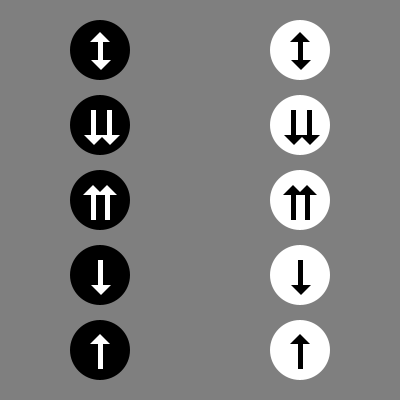
Frame 1 (no input)
Frame 60 (the mouse pressed at the canvas centre just before this capture): identical to frame 1, image omitted
Frame 120 (the mouse held since frame 60 and released just before this capture): identical to frame 1, image omitted

The Processing sketch that drew this single still picture (run headless with seeded random() and noise(); from frame 60 on, the mouse is pressed at the canvas centre):

// Processing sketch: processing_39189
// ── processing_39189.pde

boolean circlePressed, circlePressedR;
boolean circleClicked, circleClickedR;

float circleX, circleY, circleX2; //position of circle button

float circleSize = 60; //diameter of circle
float circleRadius;



color circleBlack, circleWhite, circleBlackR, circleWhiteR, circleBlackL2, circleWhiteL2, circleBlackR2, circleWhiteR2;
int value1W, value1B, value1Wr, value1Br, value3W, value3Wr, value3Br, value3B, value5W, value5Wr, value5B, value5Br;


float circleL5;
float circleR5;
float circleL3;
float circleR3;
//variables



void setup () {
  size (400, 400);
  smooth ();
  noStroke ();
  circleX = 100;
  circleX2 =300;
  circleY = 50;
  circleRadius = circleSize/2;
  circleBlack = color (0);
  circleWhite = color (255);
  circleBlackR = color (0);
  circleWhiteR = color (255);
  circleBlackL2 = color (0);
  circleWhiteL2 = color (255);
  circleBlackR2 = color (0);
  circleWhiteR2 = color (255);
  value1W = 255;
  value1B = 0;
  value1Wr = 255;
  value1Br = 0;
  value3W = 255;
  value3Wr = 255;
  value5W = 255;
  value5Wr = 255;
  // value3B = 0;
  //value3Br = 0;
  value5B = 0;
  value5Br = 0;
}

void draw() {
  //buttons
  background (127);
  circleL1();
  circleR1();
  fill ((circlePressed) ? 255 : 0);
  circleL2();
  fill ((circleClickedR) ? 0 : 255);
  circleR2();
  circleL3();
  circleR3();
  circleL4();
  circleR4();
  circleL5();
  circleR5();

  //middle button arrows
  arrowUp(93, 195, 255);
  arrowUp(293, 195, 0);
  arrowUp(107, 195, 255);
  arrowUp(307, 195, 0);

  // 5th button arrows
  arrowUp(100, 344, 255);
  arrowUp(300, 344, 0);

  //top button arrows
  arrowUp(100, 42, 255);
  arrowUp(300, 42, 0); 
  bottomDownArrow(91, 60, 255);
  bottomDownArrow(291, 60, 0);

  //2nd button arrows
  arrowDown (84, 135, 255);
  arrowDown (284, 135, 0);
  arrowDown (100, 135, 255);
  arrowDown (300, 135, 0);

  //4th button arrows

  arrowDown (91, 285, 255);
  arrowDown (291, 285, 0);
}


//mousePressed function that runs the 2nd circle actions
void mousePressed () {

  //circ2 actions
  if (dist (circleX, circleY+75, mouseX, mouseY) <= circleRadius) {
    circlePressed = !circlePressed;
  }
  if (dist (circleX2, circleY+75, mouseX, mouseY) <= circleRadius) {
    circleClickedR = !circleClickedR;
  }
}



//top buttons and actions that are based on mousePressed() function
void circleL1 () {
  fill (value1B);
  ellipse (circleX, circleY, circleSize, circleSize);
  if (mousePressed) {
    if (dist (circleX, circleY, mouseX, mouseY) <= circleRadius) {
      fill (value1W);
      ellipse (circleX, circleY, circleSize, circleSize);
    }
  }
}



void circleR1 () {
  fill (value1Wr);
  ellipse (circleX+200, circleY, circleSize, circleSize);
  if (mousePressed) {
    if (dist (circleX2, circleY, mouseX, mouseY) <= circleRadius) {
      fill (value1Br);
      ellipse (circleX2, circleY, circleSize, circleSize);
    }
  }
}


//2nd buttons
void circleL2 () {
  ellipse (circleX, circleY + 75, circleSize, circleSize);
} 




void circleR2 () {
  ellipse (circleX2, circleY + 75, circleSize, circleSize);
} 


//3rd buttons

void circleL3 () {
  fill (value3B);
  ellipse( circleX, circleY + 150, circleSize, circleSize);
} 




void circleR3 () {
  fill (value3Wr);
  ellipse( circleX2, circleY + 150, circleSize, circleSize);
} 



//4th buttons

void circleL4 () {
  fill (circleBlack);
  ellipse( circleX, circleY + 225, circleSize, circleSize);
  if (mousePressed) {
    if (dist (circleX, circleY+225, mouseX, mouseY) <= circleRadius) {
      circleBlack = circleWhite;
    }
  }
}



void circleR4 () {
  fill (circleWhiteR);
  ellipse( circleX2, circleY + 225, circleSize, circleSize);
  if (mousePressed) {
    if (dist (circleX2, circleY+225, mouseX, mouseY) <= circleRadius) {
      circleWhiteR = circleBlackR;
    }
  }
}


// bottom buttons
void circleL5 () {
  fill (value5B);
  ellipse( circleX, circleY + 300, circleSize, circleSize);
  if (dist (circleX, circleY + 300, mouseX, mouseY) <= circleRadius) {
  }
}



void circleR5 () {
  fill (value5Wr);
  ellipse( circleX2, circleY + 300, circleSize, circleSize);
  if (dist (circleX2, circleY + 300, mouseX, mouseY) <= circleRadius) {
  }
}




//mouse released over buttons to activate
void mouseReleased () { 
  //cirlce parameters of clicking

  circleL3 = dist(circleX, circleY + 150, mouseX, mouseY);
  circleR3 = dist(circleX2, circleY + 150, mouseX, mouseY);
  circleL5 = dist(circleX, circleY + 300, mouseX, mouseY);
  circleR5 = dist(circleX2, circleY + 300, mouseX, mouseY);




  //circ3 action 
  if ((value3B == 0) && (circleL3 <= circleRadius)) {
    value3B = 255;
  }
  else if ((value3B == 255) && (circleL3 <= circleRadius)) {
    value3B = 0;
  }


  //circ3r action
  if ((value3Wr == 255) && (circleR3 <= circleRadius)) {
    value3Wr = 0;
  }
  else if ((value3Wr == 0) && (circleR3 <= circleRadius)) {
    value3Wr = 255;
  }

  //cirlce5action
  if ((value5Wr == 255) && (circleR5 <= circleRadius)) {
    value5Wr = 0;
  } 
  //circle5left actions
  if ((value5B == 0) && (circleL5 <= circleRadius)) {
    value5B = 255;
  }
}



//arrow drawings

void arrowUp (int x, int y, int f) {
  fill (f);
  triangle (x, y-10, x-10, y, x+10, y);
  rect (x-2, y, 5, 25);
}



void arrowDown (int x, int y, int f) {
  fill (f);
  triangle (x+10, y+10, x, y, x+20, y);
  rect (x+7, y-25, 5, 25);
}





void bottomDownArrow (int x, int y, int f) {
  fill (f);
  triangle (x+10, y+10, x, y, x+20, y);
}
